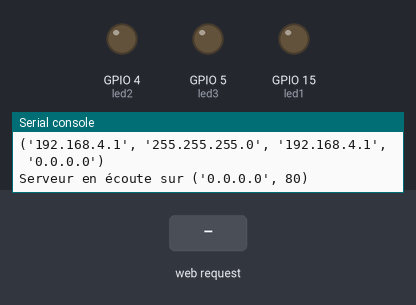
Bench run of a program on a simulated ESP32 board running MicroPython. Shown: output pins drawn as LEDs (lit = HIGH), the last lines printed to the serial console. Inputs (shaded band) come from the test bench. The board's own WiFi access point starts at once.

Above: at 1.2 s.
1.3 s: HTTP request GET /?led1=on received
At 2.4 s:
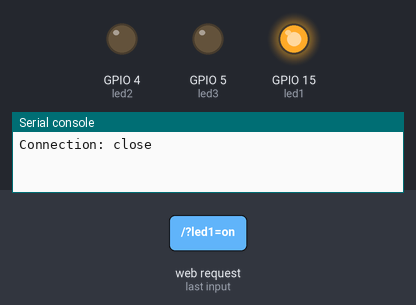
2.8 s: HTTP request GET /?led2=on received
At 3.5 s:
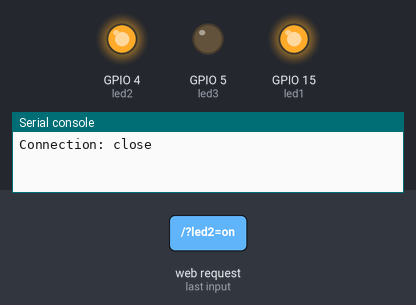
4.3 s: HTTP request GET /?led1=off received
At 4.7 s:
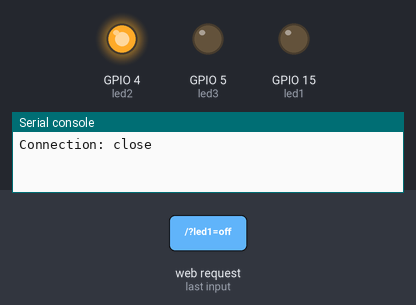
5.8 s: HTTP request GET /?led3=on received
At 7.0 s:
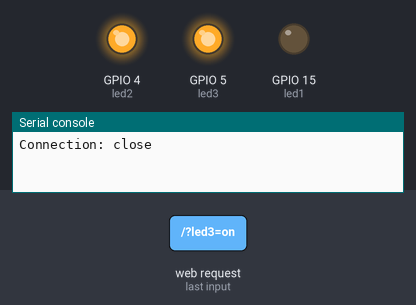
7.3 s: HTTP request GET /?led2=off received
At 8.2 s:
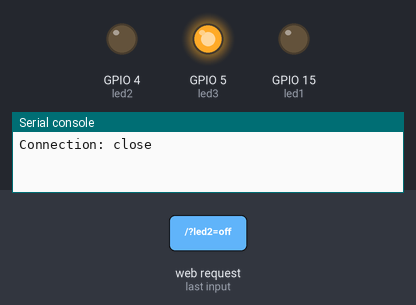
8.8 s: HTTP request GET /?led3=off received
At 9.3 s:
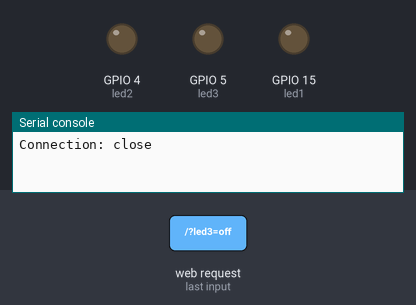
Timing chart, 0 to 11.3 s (numbered marks = the images above; inputs shaded):
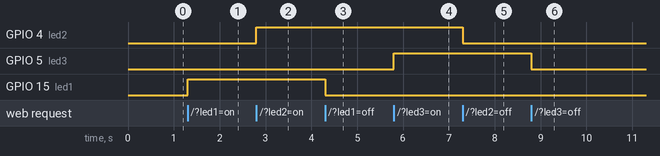

Measured:
- after the input at 1.3 s, GPIO 15 (led1): LOW → HIGH at once
- after the input at 2.8 s, GPIO 4 (led2): LOW → HIGH at once
- after the input at 4.3 s, GPIO 15 (led1): HIGH → LOW at once
- after the input at 5.8 s, GPIO 5 (led3): LOW → HIGH at once
- after the input at 7.3 s, GPIO 4 (led2): HIGH → LOW at once
- after the input at 8.8 s, GPIO 5 (led3): HIGH → LOW at once

The program:

web_serveur.py
```python
import network
import socket
from machine import Pin

# Configuration des broches pour les LEDs
led1 = Pin(15, Pin.OUT)
led2 = Pin(4, Pin.OUT)
led3 = Pin(5, Pin.OUT)

# Configuration du point d'accès
ap = network.WLAN(network.AP_IF)
ap.active(True)
ap.config(essid="ESP32-AP", password="12345678")

while not ap.active():
    pass
print("Point d'accès actif")
print(ap.ifconfig())

# Page HTML
def web_page():
    html = """
    <!DOCTYPE html>
    <html>
    <head>
        <title>ESP32 LED Control</title>
        <style>
            body {
                font-family: Arial, sans-serif;
                text-align: center;
                margin: 0;
                padding: 0;
                background-color: #f4f4f4;
            }
            h1 {
                color: #333;
                margin-top: 20px;
            }
            .led-control {
                display: flex;
                justify-content: center;
                margin: 20px;
                flex-wrap: wrap;
            }
            .led {
                margin: 10px;
                padding: 10px;
                background-color: #fff;
                border: 2px solid #ccc;
                border-radius: 10px;
                box-shadow: 0px 4px 6px rgba(0, 0, 0, 0.1);
            }
            .led p {
                font-size: 18px;
                color: #444;
            }
            button {
                padding: 10px 20px;
                margin: 5px;
                font-size: 16px;
                cursor: pointer;
                border: none;
                border-radius: 5px;
            }
            .btn-on {
                background-color: #4CAF50;
                color: white;
            }
            .btn-on:hover {
                background-color: #45a049;
            }
            .btn-off {
                background-color: #f44336;
                color: white;
            }
            .btn-off:hover {
                background-color: #d32f2f;
            }
        </style>
    </head>
    <body>
        <h1>ESP32 LED Control</h1>
        <div class="led-control">
            <div class="led">
                <p>LED 1</p>
                <button class="btn-on" onclick="sendRequest('/?led1=on')">ON</button>
                <button class="btn-off" onclick="sendRequest('/?led1=off')">OFF</button>
            </div>
            <div class="led">
                <p>LED 2</p>
                <button class="btn-on" onclick="sendRequest('/?led2=on')">ON</button>
                <button class="btn-off" onclick="sendRequest('/?led2=off')">OFF</button>
            </div>
            <div class="led">
                <p>LED 3</p>
                <button class="btn-on" onclick="sendRequest('/?led3=on')">ON</button>
                <button class="btn-off" onclick="sendRequest('/?led3=off')">OFF</button>
            </div>
        </div>
        <script>
            function sendRequest(url) {
                fetch(url).then(response => response.text()).then(data => {
                    console.log(data);
                });
            }
        </script>
    </body>
    </html>
    """
    return html

# Serveur web
def serve():
    addr = socket.getaddrinfo('0.0.0.0', 80)[0][-1]
    s = socket.socket()
    s.bind(addr)
    s.listen(1)
    print('Serveur en écoute sur', addr)

    while True:
        cl, addr = s.accept()
        print('Client connecté de', addr)
        request = cl.recv(1024).decode('utf-8')
        print('Requête:', request)

        # Lecture des paramètres de la requête
        if '/?led1=on' in request:
            led1.value(1)
        elif '/?led1=off' in request:
            led1.value(0)
        elif '/?led2=on' in request:
            led2.value(1)
        elif '/?led2=off' in request:
            led2.value(0)
        elif '/?led3=on' in request:
            led3.value(1)
        elif '/?led3=off' in request:
            led3.value(0)

        # Réponse HTML
        response = web_page()
        cl.send('HTTP/1.0 200 OK\r\nContent-type: text/html\r\n\r\n' + response)
        cl.close()

try:
    serve()
except KeyboardInterrupt:
    print("Serveur arrêté")
```
